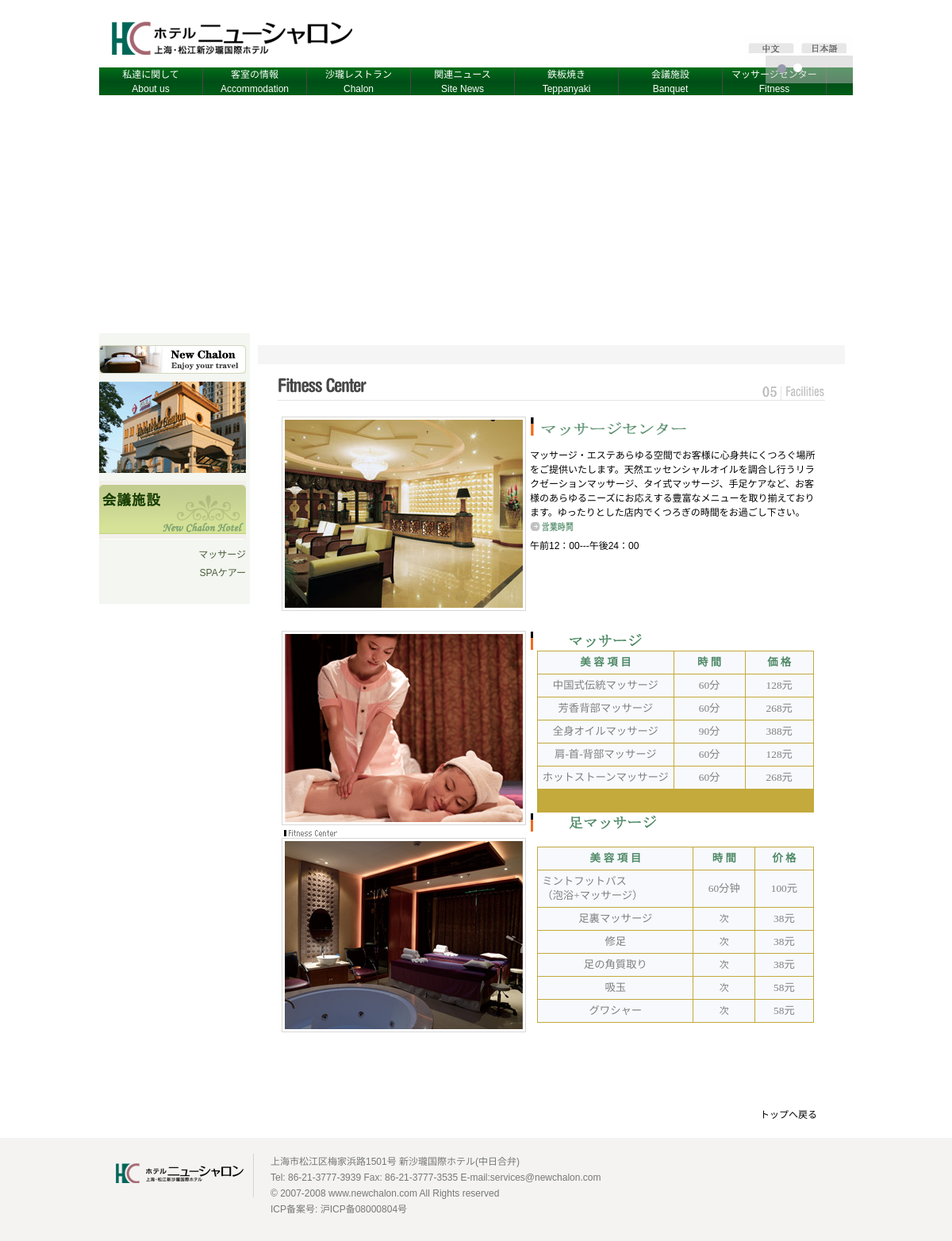
The app's page /newchalon.com/jp/fitness/fitness.php with its own data.
### tables this page shows
CREATE TABLE `layoutpic` (
  `id_layoutpic` int(11) NOT NULL auto_increment,
  `id_layout` int(11) NOT NULL,
  `id_hr` int(11) NOT NULL,
  `title` varchar(250) NOT NULL,
  `intro` text NOT NULL,
  `url` varchar(250) NOT NULL,
  `opicname` varchar(250) NOT NULL,
  `spicname` varchar(250) NOT NULL,
  `dele` int(1) NOT NULL default '1',
  `type` varchar(3) NOT NULL,
  `indate` datetime NOT NULL,
  `modate` datetime NOT NULL,
  `deldate` datetime NOT NULL,
  `browsecount` int(11) NOT NULL,
  `ordernum` int(11) NOT NULL,
  PRIMARY KEY  (`id_layoutpic`)
);

CREATE TABLE `pageset` (
  `id_pageset` int(11) NOT NULL auto_increment,
  `lang` int(1) NOT NULL default '1',
  `title` varchar(250) NOT NULL,
  `intro` text NOT NULL,
  `pagetitle` text NOT NULL,
  `keywords` text NOT NULL,
  `description` text NOT NULL,
  `content` text NOT NULL,
  `ordernum` int(11) NOT NULL,
  PRIMARY KEY  (`id_pageset`)
);

CREATE TABLE `layout` (
  `id_layout` int(11) NOT NULL auto_increment,
  `lang` int(1) NOT NULL default '1',
  `title` varchar(250) NOT NULL,
  `url` text NOT NULL,
  `intro` text NOT NULL,
  `content` text NOT NULL,
  `openstat` int(1) NOT NULL default '1',
  `ordernum` int(11) NOT NULL,
  PRIMARY KEY  (`id_layout`)
);

### newchalon.com/inc/config.php (called while the page is built, shortened)
<?php
require_once("mysql.class.php");
$db_hostname="localhost";
$db_username="root";
$db_password="123456";
$db_database="newchalon";
?>

### newchalon.com/inc/function.class.php (called while the page is built, shortened)
<?php
$objDB=new mysql($db_hostname,$db_username,$db_password,$db_database);
$strSQL = "select iscopy,otherheader,title,keywords,description,icp,mapcode,statistics from siteset where id_siteset=1" ;
$objDB->Execute($strSQL);
function getlayoutinfo($lid,$tableField){
global	 $objDB;
$strSQL = "select $tableField from layout where id_layout='".$lid."'" ;
$objDB->Execute($strSQL);
$getlayoutinfo=$objDB->fields();
return $getlayoutinfo;
}
function getlayoutpic($lid,$postion){
global	 $objDB;
$strSQL = "select opicname as pic from layoutpic  where id_layout ='".$lid."' order by  id_layoutpic asc limit $postion,1" ;
$objDB->Execute($strSQL);
$arronepic=$objDB->fields();
return $arronepic[pic];
}
function getpagesetinfo($pageid,$tableField){
global	 $objDB;
$strSQL = "select $tableField from pageset  where id_pageset='".$pageid."'" ;
$objDB->Execute($strSQL);
$getpagesetinfo=$objDB->fields();
return $getpagesetinfo;
}
?>

### newchalon.com/inc/jp_header_core.php (called while the page is built, shortened)
<?php
$logopic=getlayoutpic(5,0);
?>

### newchalon.com/inc/jp_fitness_core.php (called while the page is built, shortened)
<?php
require "../../inc/config.php";
require "../../inc/function.class.php";
require "../../inc/jp_header_core.php";
$pageid=$_GET[pageid];
if(trim($pageid)==''){$pageid=22;}
$str=getpagesetinfo($pageid,'title,content,intro,pagetitle,keywords,description');
?>

### newchalon.com/jp/fitness/fitness.php (the view, shortened to what this page needs)
<?php
require "../../inc/jp_fitness_core.php";
?>
<!DOCTYPE html PUBLIC "-//W3C//DTD XHTML 1.0 Transitional//EN" "http://www.w3.org/TR/xhtml1/DTD/xhtml1-transitional.dtd">
<html xmlns="http://www.w3.org/1999/xhtml">
<head>
<link rel="stylesheet" type="text/css" href="../../inc/css/resetui.css">
</head>
<body>
 <?php require "../header.php"; ?>
<div id="mainbanner">
    <div id="mainadv">
    </div>
</div>
<div class="maincontent">
    <div class="maincontentbox">
        <div class="leftcontent">
        </div>
        <div class="rightcontent">
            <div class="grayline"></div>
            <div class="abouttitlepic"><img src="/inc/pics/img4.gif" width="690" height="36" border="0"></div>
            <div class="aboutcontentb">
              <p><?=$str[content]?></p>
              <div id="backbutton"><a href="javascript:void(0)"  onClick=' $("html,body").animate( {scrollTop:0},"slow",function() {return false;});'>トップへ戻る</a></div>
            </div>
        </div>
    </div>
</div>
 <?php require "../footer.php"; ?>
</body>
</html>

### newchalon.com/jp/header.php (shortened to what this page needs)
<div id="headerbox">
<div id="logo">
<div id="logopic"><a href="/jp/"><img src="/upload/layout/<?=$logopic?>"  /></a></div>
<div id="langbox"><img src="/inc/pics/langmenu.jpg" border="0" usemap="#Map"  />
</div>
</div>
<div id="headermenubox">
<div id="menu">
<ul  class="mainmenu">
<li  class="submenu"><a href="/jp/"><p>私達に関して<br>About us</p></a>
</li>
<li class="submenu"><a href="/jp/accom/accom.php?pageid=18">客室の情報<br>Accommodation</a>
</li>
<li class="submenu"><a href="/jp/product/product.php?pdir=13">沙瓏レストラン<br>Chalon</a>
</li>
<li class="submenu"><a href="/jp/news/news.php?ndir=25">関連ニュース<br>Site News</a></li>
<li class="submenu"><a href="/jp/product/product.php?pdir=19">鉄板焼き<br>Teppanyaki</a>
</li>
<li class="submenu"><a href="/jp/banquet/banquet.php?pageid=19">会議施設<br>Banquet</a>
</li>
<li class="submenu"><a href="/jp/fitness/fitness.php?pageid=22">マッサージセンター<br>Fitness</a>
</li>
</ul>
</div>
</div>
</div>

### newchalon.com/jp/footer.php
<div id="footerbox">
<div id="footercontentbox">
<div id="footerlogo"><img src="/upload/layout/<?=getlayoutpic(7,0);?>" width="196" height="55" border="0"></div>
<div id="footercontent">
<p><?php $footercontent=getlayoutinfo(7,'content');echo $footercontent[content];?></p>
</div>
</div>
</div>

### records on screen
layoutpic: opicname (picture)
pageset: content (picture), content "マッサージ・エステあらゆる空間でお客様に心身共にくつろぐ場所をご提供いたします。天然エッセンシャルオイルを調合し行うリラクゼーションマッサージ、タイ式マッサージ、手足ケアなど、お客様のあらゆるニーズにお応えする豊富なメニューを取り揃えております。ゆったりとした店内でくつろぎの時間をお過ごし下さい。 午前12：00---午後24：00 美 容 項 目 時 間 価 格 中国式伝統マッサージ 60分 128元 芳香背部マッサージ 60分 268元 全身オイルマッサージ 90分 388元 肩-首-背部マッサージ 60分 128元 ホットストーンマッサージ 60分 268元 美 容 項 目 時 間 价 格 ミントフットバス （泡浴+マッサージ） 60分钟 100元 足裏マッサージ 次 38元 修足 次 38元 足の角質取り 次 38元 吸玉 次 58元 グワシャー 次 58元"
layoutpic: opicname (picture)
layout: content "上海市松江区梅家浜路1501号 新沙瓏国際ホテル(中日合弁) Tel: 86-21-3777-3939 Fax: 86-21-3777-3535 E-mail:services@newchalon.com © 2007-2008 www.newchalon.com All Rights reserved ICP备案号: 沪ICP备08000804号"
